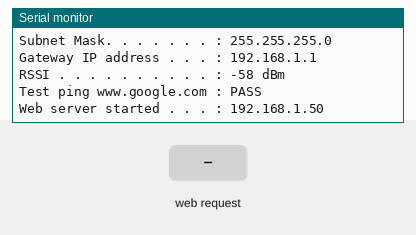
A sketch run on a simulated ESP32. On the bench: the last lines printed to the serial monitor. Inputs (shaded band) come from the test bench. WiFi joins after 1.5 s; servers stay silent unless stated; USB keyboard and mouse output is not drawn.

Above: at 3.7 s.
3.8 s: HTTP request GET /symbol?symbol=ENTER received
At 5.0 s:
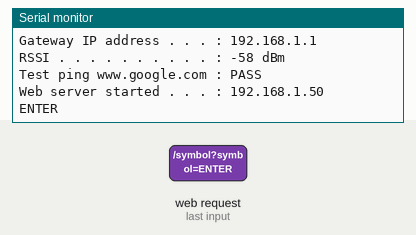
5.3 s: HTTP request GET /symbol?symbol=enter received
At 6.2 s:
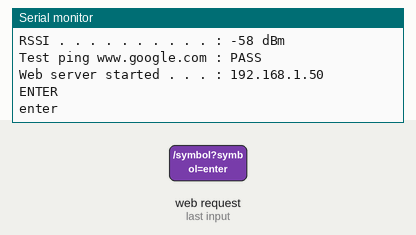
6.8 s: HTTP request GET /symbol?symbol=SPACE received
At 7.3 s:
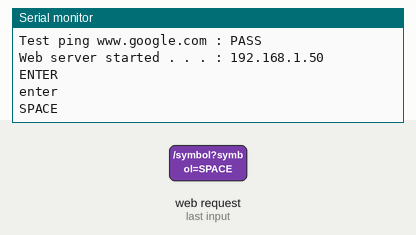
8.3 s: HTTP request GET /symbol?symbol=space received
At 9.6 s:
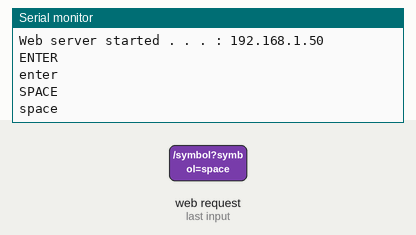

The sketch:

main.ino
```cpp
#include <WiFi.h>
#include <WebServer.h>
#include <ESP32Ping.h>
#include <BleKeyboard.h>


#include "html.h"
#include "privatedata.h"
#include <cstring>

BleKeyboard bleKeyboard;
String receivedChars;

String receivedSymbol;

IPAddress Actual_IP;

IPAddress PageIP(172, 20, 10, 1);
IPAddress gateway(172, 20, 10, 1);
IPAddress subnetm(255, 255, 255, 0);
IPAddress ip;

//const char* ssid = WIFI_SSID;
//const char* password = WIFI_PASS;

int fail_count = 0;
int local_or_public = 3;
WebServer server(80);
WiFiClient client;


void AP_();
void show_network_data();
void label();
void pint_test();

String ip_a;
String sm;
String ip_g;

void setup() {
  Serial.begin(115200);
  label();
  disableCore0WDT();
  //  disableCore1WDT()

  bleKeyboard.setName(BLUETOOTH_NAME);
  Serial.print("Bluetooth name . . . . . : ");
  Serial.println(BLUETOOTH_NAME);
  bleKeyboard.begin();

  WiFi.setHostname(AP_SSID);
  Serial.print("Set hostname . . . . . . : "); Serial.println(WiFi.getHostname());
  Serial.print("Connecting to. . . . . . : "); Serial.println(WIFI_SSID);
  WiFi.begin(WIFI_SSID, WIFI_PASS);

  while (WiFi.status() != WL_CONNECTED) {
    if (fail_count > 20){

      break;
      }
    delay(500);
    Serial.print(".");
    fail_count++;
  }
  Serial.println("");
  if(WiFi.status()!= WL_CONNECTED){
      WiFi.disconnect();
      AP_();
      ip_a = WiFi.softAPIP().toString();
      sm = subnetm.toString();
      ip_g = WiFi.softAPIP().toString();
      local_or_public = 0;
    }
   else {
      Serial.println("WiFi connected");
      local_or_public = 1;
      ip_a = WiFi.localIP().toString();
      sm = WiFi.subnetMask().toString();
      ip_g = WiFi.gatewayIP().toString();
    }

  show_network_data(ip_a,sm,ip_g);
  if (local_or_public == 1){
    ping_test();
  }
  Serial.println("");
  Serial.print("Web server started . . . : ");
  Serial.println(ip_a);
  Serial.println("");

  // Define routes
  server.on("/", HTTP_GET, handleRoot);
  server.on("/symbol", HTTP_GET, handleSymbol);

  server.begin();

}

void loop() {
  server.handleClient();
}

void handleRoot() {
//    new_client();
    server.send(200, "text/html", PAGE_MAIN);
}

void handleSymbol() {
    if (server.hasArg("symbol")) {
        receivedSymbol = server.arg("symbol");
        Serial.println(receivedSymbol);

        if (receivedSymbol == "ENTER" || receivedSymbol == "enter") {
            bleKeyboard.write(KEY_RETURN);
        } else if (receivedSymbol == "<<") {
            bleKeyboard.write(KEY_BACKSPACE);
        } else if (receivedSymbol == "SPACE" || receivedSymbol == "space") {
            bleKeyboard.print(" ");
        } else {
            bleKeyboard.print(receivedSymbol);
        }
    }


//    new_client();
    server.send(200, "text/plain", "Symbol received");
}


void new_client() {
    client = server.client();
    Serial.print("New client connected . . : ");
    Serial.print(client.remoteIP());
    Serial.print(":");
    Serial.println(client.remotePort());
}


void AP_(){
    Serial.println("Failed to connect to network");
    Serial.println("");
    Serial.println("Access Point Created");
    Serial.print("SSID . . . . . . . . . . : "); Serial.println(AP_SSID);
    Serial.print("PASSWORD . . . . . . . . : "); Serial.println(AP_PASS);
    Serial.println("");
    WiFi.softAP(AP_SSID, AP_PASS);
    delay(100);
    WiFi.softAPConfig(PageIP, gateway, subnetm);
    delay(100);
  }

void label(){
  Serial.println("= = = = = = = = = = = = = =");
  Serial.println("= =  Designed By Nesa   = =");
  Serial.println("= = = = = = = = = = = = = =");

  }

void show_network_data(String Data1, String Data2, String Data3){
  Serial.print("IP address . . . . . . . : ");
  Serial.println(Data1);
  Serial.print("Subnet Mask. . . . . . . : ");
  Serial.println(Data2);
  Serial.print("Gateway IP address . . . : ");
  Serial.println(Data3);
  long rssi = WiFi.RSSI();
  Serial.print("RSSI . . . . . . . . . . : "); Serial.print(rssi); Serial.println(" dBm");
  return;
  }
void ping_test(){
  Serial.print("Test ping www.google.com : ");
    bool success = Ping.ping("www.google.com", 3);
    if(!success){
    Serial.println("FAILED");
    return;
    }
    else{
      Serial.println("PASS");
    }
  }
```

html.h
```cpp
const char PAGE_MAIN[] PROGMEM = R"=====(


<!DOCTYPE html>
<html lang="en">

<head>
    <meta charset="UTF-8">
    <meta name="viewport" content="width=device-width, initial-scale=1.0">
    <title>Custom Keyboard</title>

    <!-- Link to Roboto font from Google Fonts -->
    <link rel="stylesheet" href="https://fonts.googleapis.com/css2?family=Roboto:wght@400;700&display=swap">

    <style>
        body {
            display: flex;
            align-items: center;
            justify-content: center;
            height: 100vh;
            margin: 0;
            font-size: 25px;
            font-family: 'Roboto', sans-serif; /* Use Roboto font for the body */
            background: #c33764;
            background: -webkit-linear-gradient(to bottom, #1d713d, rgb(55, 139, 195));
            background: linear-gradient(to bottom, #1d713d, rgb(55, 139, 195));
        }

        .keyboard {
            display: flex;
            flex-direction: column; /* Stack rows vertically */
            align-items: center; /* Center items horizontally */
        }

        .row {
            display: flex;
        }

        .key {
            width: 60px;
            height: 60px;
            text-align: center;
            line-height: 60px; /* Set line-height equal to height to center text vertically */
            cursor: pointer;
            transition: background-color 0.3s ease;
            margin: 5px; /* Adjust margin for spacing */
            border-radius: 8px; /* Add border radius to create rounded corners */
            user-select: none; /* This makes the element unselectable */
            background: rgb(255, 255, 255);
            background: -webkit-linear-gradient(to bottom, #ffffff, rgb(146, 147, 148));
            background: linear-gradient(to bottom, #ffffff, rgb(146, 147, 148));
        }

        .key:hover {
            background: -webkit-linear-gradient(to top, rgb(28, 145, 223), #1164c2);
            background: linear-gradient(to top, rgb(28, 145, 223), #1164c2);
        }
    </style>
</head>

<body>
    <div id="keyboard" class="keyboard"></div>
        <script>
            const keyboardLayout = [
                ['q', 'w', 'e', 'r', 't', 'y', 'u', 'i', 'o', 'p'],
                ['', 'a', 's', 'd', 'f', 'g', 'h', 'j', 'k', 'l', ''],
                ['↑', 'z', 'x', 'c', 'v', 'b', 'n', 'm', '<<'],
                ['12!@', 'space', 'enter'],
            ];

            const keyboardElement = document.getElementById('keyboard');

            // Variable to track if shift is pressed
            let shiftPressed = false;

            function createKeyboard() {
                for (let i = 0; i < keyboardLayout.length; i++) {
                    const row = keyboardLayout[i];
                    const rowElement = document.createElement('div');
                    rowElement.className = 'row';

                    for (let j = 0; j < row.length; j++) {
                        const symbol = row[j];

                        // Skip creating elements for empty strings
                        if (symbol !== '') {
                            const keyElement = document.createElement('div');
                            keyElement.className = 'key';
                            keyElement.textContent = symbol;

                            if (symbol === 'space' || symbol === 'SPACE') {
                                keyElement.style.width = '460px';
                            }

                            if (symbol === 'enter' || symbol === 'ENTER' || symbol === '12!@') {
                                keyElement.style.width = '100px';
                            }

                            if (symbol === '') {
                                keyElement.style.width = '20px';
                            }

                            if (symbol === '↑' || symbol === '↓' ||symbol === '<<') {
                                keyElement.style.width = '90px';
                            }

                            // Attach click event listener to each key
                            keyElement.addEventListener('click', () => sendSymbol(symbol));

                            rowElement.appendChild(keyElement);
                        }
                    }

                    keyboardElement.appendChild(rowElement);
                }
            }

            function toggleCase() {
                // Toggle the shift state
                shiftPressed = !shiftPressed;

                // Loop through all keys and toggle their case
                const keys = document.querySelectorAll('.key');
                keys.forEach(key => {
                    const currentText = key.textContent;
                    key.textContent = shiftPressed ? currentText.toUpperCase() : currentText.toLowerCase();

                    // Check if the current key is the Caps Lock button
                    if (currentText === '↑' || currentText === '↓') {
                        // Change the Caps Lock symbol based on the state
                        key.textContent = shiftPressed ? '↓' : '↑';
                    }
                });
            }


            function sendSymbol(symbol) {
                // Handle special actions for certain keys
                if (symbol === '↑' || symbol === '↓') {
                    toggleCase();
                } else {
                    // console.log(shiftPressed)
                    if (shiftPressed) {
                        symbol = symbol.toUpperCase();
                    } else {
                        symbol = symbol.toLowerCase();
                    }
                    // Send the symbol to the server (Arduino) for processing
                    var xhr = new XMLHttpRequest();
                    xhr.open("GET", "/symbol?symbol=" + encodeURIComponent(symbol), true);
                    xhr.send();
                }

                console.log('Symbol pressed:', symbol);
            }

            createKeyboard();
        </script>

</body>

</html>

)=====";
```

privatedata.h
```cpp
const char WIFI_SSID[] PROGMEM = R"=====(value)=====";
const char WIFI_PASS[] PROGMEM = R"=====(value)=====";

const char AP_SSID[] PROGMEM = R"=====(value)=====";
const char AP_PASS[] PROGMEM = R"=====(value)=====";

const char BLUETOOTH_NAME[] PROGMEM = R"=====(value)=====";
```

Measured:
- after the input at 3.8 s, the serial monitor: prints a new line at once (image 1)
- after the input at 5.3 s, the serial monitor: prints a new line at once (image 2)
- after the input at 6.8 s, the serial monitor: prints a new line at once (image 3)
- after the input at 8.3 s, the serial monitor: prints a new line at once (image 4)
